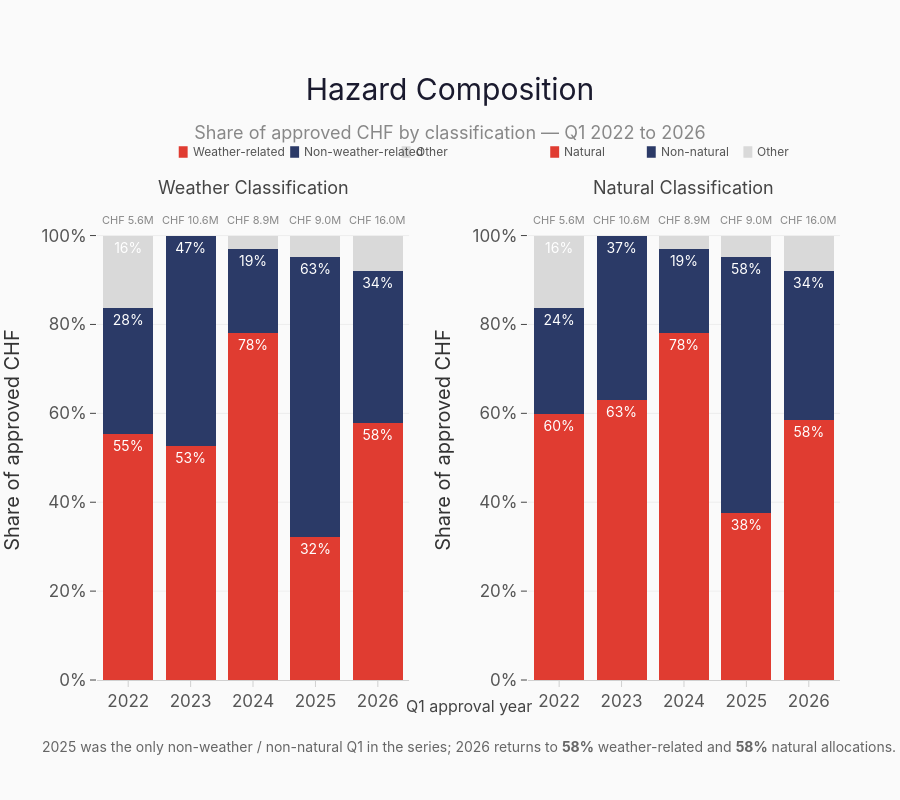

Notebook cell for this chart:
### Markdown cell above
## Slide 6

This version uses two parallel composition charts rather than a four-segment combination, because the cross-classification in the data is not rich enough to justify a more complex construct.

### Code cell
# Slide 6: Hazard Composition
slide6 = q1_history[q1_history['approval_year'].between(2022, 2026)].copy()
years = [2022, 2023, 2024, 2025, 2026]

weather_categories = ['Weather-related', 'Non-weather-related', 'Other']
natural_categories = ['Natural', 'Non-natural', 'Other']
weather_colors = {'Weather-related': IFRC_RED, 'Non-weather-related': NAVY, 'Other': '#D9D9D9'}
natural_colors = {'Natural': IFRC_RED, 'Non-natural': NAVY, 'Other': '#D9D9D9'}


def build_mix(source: pd.DataFrame, category_col: str, categories: list[str]) -> tuple[pd.DataFrame, pd.Series]:
    values = source.groupby(['approval_year', category_col], as_index=False)['total_approved_chf'].sum()
    pivot = (
        values.pivot(index='approval_year', columns=category_col, values='total_approved_chf')
        .reindex(index=years, columns=categories, fill_value=0)
        .fillna(0)
    )
    totals = pivot.sum(axis=1)
    shares = pivot.div(totals.replace(0, np.nan), axis=0).fillna(0)
    return shares, totals


def add_panel_key(fig: go.Figure, items: list[tuple[str, str]], x_start: float, y: float, step: float = 0.12) -> None:
    for index, (label, color) in enumerate(items):
        x0 = x_start + index * step
        fig.add_shape(
            type='rect',
            xref='paper',
            yref='paper',
            x0=x0,
            x1=x0 + 0.012,
            y0=y - 0.012,
            y1=y + 0.012,
            fillcolor=color,
            line={'width': 0},
        )
        fig.add_annotation(
            x=x0 + 0.016,
            y=y,
            xref='paper',
            yref='paper',
            text=label,
            showarrow=False,
            xanchor='left',
            yanchor='middle',
            font={'size': 12, 'color': '#555555', 'family': FLR_FONT},
        )


weather_share, weather_totals = build_mix(slide6, 'weather_vs_non_weather', weather_categories)
natural_share, natural_totals = build_mix(slide6, 'natural_vs_non_natural', natural_categories)

fig = make_subplots(
    rows=1,
    cols=2,
    subplot_titles=['Weather Classification', 'Natural Classification'],
    horizontal_spacing=0.16,
)

for category in weather_categories:
    values = weather_share[category]
    fig.add_trace(
        go.Bar(
            x=years,
            y=values,
            name=category,
            marker_color=weather_colors[category],
            marker_line_width=0,
            text=[f'{value:.0%}' if value >= 0.10 else '' for value in values],
            textposition='inside',
            textfont={'size': 14, 'color': 'white', 'family': FLR_FONT},
            hovertemplate=f'{category}<br>%{{x}}: %{{y:.1%}}<extra></extra>',
            showlegend=False,
        ),
        row=1,
        col=1,
    )

for category in natural_categories:
    values = natural_share[category]
    fig.add_trace(
        go.Bar(
            x=years,
            y=values,
            name=category,
            marker_color=natural_colors[category],
            marker_line_width=0,
            text=[f'{value:.0%}' if value >= 0.10 else '' for value in values],
            textposition='inside',
            textfont={'size': 14, 'color': 'white', 'family': FLR_FONT},
            hovertemplate=f'{category}<br>%{{x}}: %{{y:.1%}}<extra></extra>',
            showlegend=False,
        ),
        row=1,
        col=2,
    )

for year in years:
    fig.add_annotation(
        x=year,
        y=1.035,
        xref='x',
        yref='y',
        text=f'<span style="font-size:11px;color:#888;">{human_chf(weather_totals.loc[year])}</span>',
        showarrow=False,
    )
    fig.add_annotation(
        x=year,
        y=1.035,
        xref='x2',
        yref='y2',
        text=f'<span style="font-size:11px;color:#888;">{human_chf(natural_totals.loc[year])}</span>',
        showarrow=False,
    )

weather_2026 = weather_share.loc[2026, 'Weather-related']
natural_2026 = natural_share.loc[2026, 'Natural']

# Bottom annotations — "Q1 approval year" shared x-axis label + insight caption
fig.add_annotation(
    x=0.5,
    y=-0.08,
    xref='paper',
    yref='paper',
    text='Q1 approval year',
    showarrow=False,
    font={'size': 16, 'color': '#444444', 'family': FLR_FONT},
)
fig.add_annotation(
    x=0.5,
    y=-0.16,
    xref='paper',
    yref='paper',
    text=(
        f'2025 was the only non-weather / non-natural Q1 in the series; '
        f'2026 returns to <b>{weather_2026:.0%}</b> weather-related and '
        f'<b>{natural_2026:.0%}</b> natural allocations.'
    ),
    showarrow=False,
    font={'size': 14, 'color': '#666666', 'family': FLR_FONT},
)

fig.update_layout(
    barmode='stack',
    **flr_layout(
        'Hazard Composition',
        subtitle='Share of approved CHF by classification — Q1 2022 to 2026',
        height=800,
        margin_l=90,
        margin_r=60,
        margin_t=200,   # keeps subtitle ~30 px above panel keys (y=1.10)
        margin_b=120,
    ),
)

fig.update_yaxes(
    **flr_yaxis('Share of approved CHF', range=[0, 1.08], tickformat='.0%'),
    row=1,
    col=1,
)
fig.update_yaxes(
    **flr_yaxis('Share of approved CHF', range=[0, 1.08], tickformat='.0%'),
    row=1,
    col=2,
)
fig.update_xaxes(**flr_xaxis('', tickmode='array', tickvals=years), row=1, col=1)
fig.update_xaxes(**flr_xaxis('', tickmode='array', tickvals=years), row=1, col=2)

for ann in fig.layout.annotations:
    if ann.text in ['Weather Classification', 'Natural Classification']:
        ann.update(font={'size': 18, 'color': '#444444', 'family': FLR_FONT})

# Panel keys at y=1.10 — comfortably below the subtitle (~y≈1.16) and
# above the subplot titles (~y≈1.05), with ~30 px clearance on each side.
add_panel_key(
    fig,
    [('Weather-related', IFRC_RED), ('Non-weather-related', NAVY), ('Other', '#D9D9D9')],
    x_start=0.11,
    y=1.10,
    step=0.15,
)
add_panel_key(
    fig,
    [('Natural', IFRC_RED), ('Non-natural', NAVY), ('Other', '#D9D9D9')],
    x_start=0.61,
    y=1.10,
    step=0.13,
)

save_figure(fig, 'slide_06_hazard_composition_small_multiples', width=1500, height=800)
fig

### Figure 1 — Plotly figure (JSON) as saved in the notebook; plotly's stock layout.template omitted (floating-point values rounded to 4 significant figures)
{"data": [{"hovertemplate": "Weather-related<br>%{x}: %{y:.1%}<extra></extra>", "marker": {"color": "#E03C31", "line": {"width": 0}}, "name": "Weather-related", "showlegend": false, "text": ["55%", "53%", "78%", "32%", "58%"], "textfont": {"color": "white", "family": "Inter, Segoe UI, Helvetica Neue, Arial, sans-serif", "size": 14}, "textposition": "inside", "type": "bar", "x": [2022, 2023, 2024, 2025, 2026], "xaxis": "x", "y": [0.5529, 0.5254, 0.7811, 0.3211, 0.5793], "yaxis": "y"}, {"hovertemplate": "Non-weather-related<br>%{x}: %{y:.1%}<extra></extra>", "marker": {"color": "#2B3A67", "line": {"width": 0}}, "name": "Non-weather-related", "showlegend": false, "text": ["28%", "47%", "19%", "63%", "34%"], "textfont": {"color": "white", "family": "Inter, Segoe UI, Helvetica Neue, Arial, sans-serif", "size": 14}, "textposition": "inside", "type": "bar", "x": [2022, 2023, 2024, 2025, 2026], "xaxis": "x", "y": [0.2845, 0.4746, 0.1897, 0.6298, 0.3416], "yaxis": "y"}, {"hovertemplate": "Other<br>%{x}: %{y:.1%}<extra></extra>", "marker": {"color": "#D9D9D9", "line": {"width": 0}}, "name": "Other", "showlegend": false, "text": ["16%", "", "", "", ""], "textfont": {"color": "white", "family": "Inter, Segoe UI, Helvetica Neue, Arial, sans-serif", "size": 14}, "textposition": "inside", "type": "bar", "x": [2022, 2023, 2024, 2025, 2026], "xaxis": "x", "y": [0.1626, 0.0, 0.02919, 0.04916, 0.07906], "yaxis": "y"}, {"hovertemplate": "Natural<br>%{x}: %{y:.1%}<extra></extra>", "marker": {"color": "#E03C31", "line": {"width": 0}}, "name": "Natural", "showlegend": false, "text": ["60%", "63%", "78%", "38%", "58%"], "textfont": {"color": "white", "family": "Inter, Segoe UI, Helvetica Neue, Arial, sans-serif", "size": 14}, "textposition": "inside", "type": "bar", "x": [2022, 2023, 2024, 2025, 2026], "xaxis": "x2", "y": [0.5989, 0.631, 0.7811, 0.3754, 0.5844], "yaxis": "y2"}, {"hovertemplate": "Non-natural<br>%{x}: %{y:.1%}<extra></extra>", "marker": {"color": "#2B3A67", "line": {"width": 0}}, "name": "Non-natural", "showlegend": false, "text": ["24%", "37%", "19%", "58%", "34%"], "textfont": {"color": "white", "family": "Inter, Segoe UI, Helvetica Neue, Arial, sans-serif", "size": 14}, "textposition": "inside", "type": "bar", "x": [2022, 2023, 2024, 2025, 2026], "xaxis": "x2", "y": [0.2385, 0.369, 0.1897, 0.5755, 0.3366], "yaxis": "y2"}, {"hovertemplate": "Other<br>%{x}: %{y:.1%}<extra></extra>", "marker": {"color": "#D9D9D9", "line": {"width": 0}}, "name": "Other", "showlegend": false, "text": ["16%", "", "", "", ""], "textfont": {"color": "white", "family": "Inter, Segoe UI, Helvetica Neue, Arial, sans-serif", "size": 14}, "textposition": "inside", "type": "bar", "x": [2022, 2023, 2024, 2025, 2026], "xaxis": "x2", "y": [0.1626, 0.0, 0.02919, 0.04916, 0.07906], "yaxis": "y2"}], "layout": {"annotations": [{"font": {"color": "#444444", "family": "Inter, Segoe UI, Helvetica Neue, Arial, sans-serif", "size": 18}, "showarrow": false, "text": "Weather Classification", "x": 0.21, "xanchor": "center", "xref": "paper", "y": 1, "yanchor": "bottom", "yref": "paper"}, {"font": {"color": "#444444", "family": "Inter, Segoe UI, Helvetica Neue, Arial, sans-serif", "size": 18}, "showarrow": false, "text": "Natural Classification", "x": 0.79, "xanchor": "center", "xref": "paper", "y": 1, "yanchor": "bottom", "yref": "paper"}, {"showarrow": false, "text": "<span style=\"font-size:11px;color:#888;\">CHF 5.6M</span>", "x": 2022, "xref": "x", "y": 1.035, "yref": "y"}, {"showarrow": false, "text": "<span style=\"font-size:11px;color:#888;\">CHF 5.6M</span>", "x": 2022, "xref": "x2", "y": 1.035, "yref": "y2"}, {"showarrow": false, "text": "<span style=\"font-size:11px;color:#888;\">CHF 10.6M</span>", "x": 2023, "xref": "x", "y": 1.035, "yref": "y"}, {"showarrow": false, "text": "<span style=\"font-size:11px;color:#888;\">CHF 10.6M</span>", "x": 2023, "xref": "x2", "y": 1.035, "yref": "y2"}, {"showarrow": false, "text": "<span style=\"font-size:11px;color:#888;\">CHF 8.9M</span>", "x": 2024, "xref": "x", "y": 1.035, "yref": "y"}, {"showarrow": false, "text": "<span style=\"font-size:11px;color:#888;\">CHF 8.9M</span>", "x": 2024, "xref": "x2", "y": 1.035, "yref": "y2"}, {"showarrow": false, "text": "<span style=\"font-size:11px;color:#888;\">CHF 9.0M</span>", "x": 2025, "xref": "x", "y": 1.035, "yref": "y"}, {"showarrow": false, "text": "<span style=\"font-size:11px;color:#888;\">CHF 9.0M</span>", "x": 2025, "xref": "x2", "y": 1.035, "yref": "y2"}, {"showarrow": false, "text": "<span style=\"font-size:11px;color:#888;\">CHF 16.0M</span>", "x": 2026, "xref": "x", "y": 1.035, "yref": "y"}, {"showarrow": false, "text": "<span style=\"font-size:11px;color:#888;\">CHF 16.0M</span>", "x": 2026, "xref": "x2", "y": 1.035, "yref": "y2"}, {"font": {"color": "#444444", "family": "Inter, Segoe UI, Helvetica Neue, Arial, sans-serif", "size": 16}, "showarrow": false, "text": "Q1 approval year", "x": 0.5, "xref": "paper", "y": -0.08, "yref": "paper"}, {"font": {"color": "#666666", "family": "Inter, Segoe UI, Helvetica Neue, Arial, sans-serif", "size": 14}, "showarrow": false, "text": "2025 was the only non-weather / non-natural Q1 in the series; 2026 returns to <b>58%</b> weather-related and <b>58%</b> natural allocations.", "x": 0.5, "xref": "paper", "y": -0.16, "yref": "paper"}, {"font": {"color": "#555555", "family": "Inter, Segoe UI, Helvetica Neue, Arial, sans-serif", "size": 12}, "showarrow": false, "text": "Weather-related", "x": 0.126, "xanchor": "left", "xref": "paper", "y": 1.1, "yanchor": "middle", "yref": "paper"}, {"font": {"color": "#555555", "family": "Inter, Segoe UI, Helvetica Neue, Arial, sans-serif", "size": 12}, "showarrow": false, "text": "Non-weather-related", "x": 0.276, "xanchor": "left", "xref": "paper", "y": 1.1, "yanchor": "middle", "yref": "paper"}, {"font": {"color": "#555555", "family": "Inter, Segoe UI, Helvetica Neue, Arial, sans-serif", "size": 12}, "showarrow": false, "text": "Other", "x": 0.426, "xanchor": "left", "xref": "paper", "y": 1.1, "yanchor": "middle", "yref": "paper"}, {"font": {"color": "#555555", "family": "Inter, Segoe UI, Helvetica Neue, Arial, sans-serif", "size": 12}, "showarrow": false, "text": "Natural", "x": 0.626, "xanchor": "left", "xref": "paper", "y": 1.1, "yanchor": "middle", "yref": "paper"}, {"font": {"color": "#555555", "family": "Inter, Segoe UI, Helvetica Neue, Arial, sans-serif", "size": 12}, "showarrow": false, "text": "Non-natural", "x": 0.756, "xanchor": "left", "xref": "paper", "y": 1.1, "yanchor": "middle", "yref": "paper"}, {"font": {"color": "#555555", "family": "Inter, Segoe UI, Helvetica Neue, Arial, sans-serif", "size": 12}, "showarrow": false, "text": "Other", "x": 0.886, "xanchor": "left", "xref": "paper", "y": 1.1, "yanchor": "middle", "yref": "paper"}], "barmode": "stack", "font": {"color": "#444444", "family": "Inter, Segoe UI, Helvetica Neue, Arial, sans-serif", "size": 15}, "height": 800, "hoverlabel": {"bgcolor": "white", "bordercolor": "#ddd", "font": {"family": "Inter, Segoe UI, Helvetica Neue, Arial, sans-serif", "size": 14}}, "margin": {"b": 120, "l": 90, "r": 60, "t": 200}, "paper_bgcolor": "#fafafa", "plot_bgcolor": "#fafafa", "shapes": [{"fillcolor": "#E03C31", "line": {"width": 0}, "type": "rect", "x0": 0.11, "x1": 0.122, "xref": "paper", "y0": 1.088, "y1": 1.112, "yref": "paper"}, {"fillcolor": "#2B3A67", "line": {"width": 0}, "type": "rect", "x0": 0.26, "x1": 0.272, "xref": "paper", "y0": 1.088, "y1": 1.112, "yref": "paper"}, {"fillcolor": "#D9D9D9", "line": {"width": 0}, "type": "rect", "x0": 0.41, "x1": 0.422, "xref": "paper", "y0": 1.088, "y1": 1.112, "yref": "paper"}, {"fillcolor": "#E03C31", "line": {"width": 0}, "type": "rect", "x0": 0.61, "x1": 0.622, "xref": "paper", "y0": 1.088, "y1": 1.112, "yref": "paper"}, {"fillcolor": "#2B3A67", "line": {"width": 0}, "type": "rect", "x0": 0.74, "x1": 0.752, "xref": "paper", "y0": 1.088, "y1": 1.112, "yref": "paper"}, {"fillcolor": "#D9D9D9", "line": {"width": 0}, "type": "rect", "x0": 0.87, "x1": 0.882, "xref": "paper", "y0": 1.088, "y1": 1.112, "yref": "paper"}], "title": {"font": {"color": "#1a1a2e", "family": "Inter, Segoe UI Semibold, Inter, Segoe UI, Helvetica Neue, Arial, sans-serif", "size": 30}, "pad": {"b": 18}, "text": "Hazard Composition<br><span style=\"font-size:18px;color:#888;\">Share of approved CHF by classification — Q1 2022 to 2026</span>", "x": 0.5, "xanchor": "center"}, "xaxis": {"anchor": "y", "automargin": true, "domain": [0, 0.42], "linecolor": "#d0d0d0", "linewidth": 1, "showgrid": false, "showline": true, "tickcolor": "#d0d0d0", "tickfont": {"color": "#555555", "family": "Inter, Segoe UI, Helvetica Neue, Arial, sans-serif", "size": 17}, "ticklen": 6, "tickmode": "array", "ticks": "outside", "tickvals": [2022, 2023, 2024, 2025, 2026], "tickwidth": 1, "title": {"font": {"color": "#333333", "family": "Inter, Segoe UI, Helvetica Neue, Arial, sans-serif", "size": 20}, "standoff": 16, "text": ""}, "zeroline": false}, "xaxis2": {"anchor": "y2", "automargin": true, "domain": [0.58, 1], "linecolor": "#d0d0d0", "linewidth": 1, "showgrid": false, "showline": true, "tickcolor": "#d0d0d0", "tickfont": {"color": "#555555", "family": "Inter, Segoe UI, Helvetica Neue, Arial, sans-serif", "size": 17}, "ticklen": 6, "tickmode": "array", "ticks": "outside", "tickvals": [2022, 2023, 2024, 2025, 2026], "tickwidth": 1, "title": {"font": {"color": "#333333", "family": "Inter, Segoe UI, Helvetica Neue, Arial, sans-serif", "size": 20}, "standoff": 16, "text": ""}, "zeroline": false}, "yaxis": {"anchor": "x", "automargin": true, "domain": [0, 1], "gridcolor": "#e8e8e8", "gridwidth": 0.7, "range": [0, 1.08], "showgrid": true, "showline": false, "tickfont": {"color": "#555555", "family": "Inter, Segoe UI, Helvetica Neue, Arial, sans-serif", "size": 17}, "tickformat": ".0%", "ticklen": 6, "ticks": "outside", "tickwidth": 1, "title": {"font": {"color": "#333333", "family": "Inter, Segoe UI, Helvetica Neue, Arial, sans-serif", "size": 20}, "standoff": 16, "text": "Share of approved CHF"}, "zeroline": false}, "yaxis2": {"anchor": "x2", "automargin": true, "domain": [0, 1], "gridcolor": "#e8e8e8", "gridwidth": 0.7, "range": [0, 1.08], "showgrid": true, "showline": false, "tickfont": {"color": "#555555", "family": "Inter, Segoe UI, Helvetica Neue, Arial, sans-serif", "size": 17}, "tickformat": ".0%", "ticklen": 6, "ticks": "outside", "tickwidth": 1, "title": {"font": {"color": "#333333", "family": "Inter, Segoe UI, Helvetica Neue, Arial, sans-serif", "size": 20}, "standoff": 16, "text": "Share of approved CHF"}, "zeroline": false}}}
